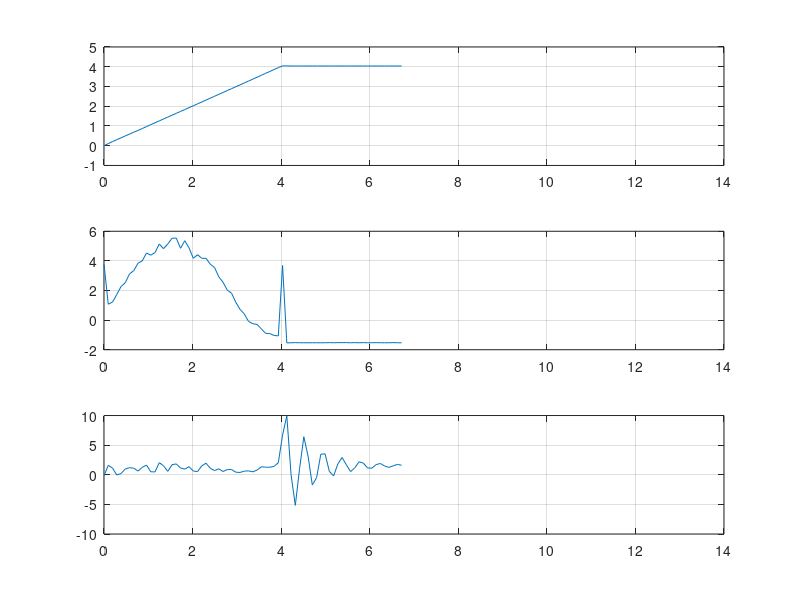

Recreate this plot in MATLAB.
clc; clear all; close all;

data = load('dob_data.txt');

figure
set(gcf,'Color',[1,1,1])
subplot(311)
plot(data(:,1), data(:,2));
grid on
xlim([0 14])

subplot(312)
plot(data(:,1), data(:,3));
grid on
xlim([0 14])

subplot(313)
plot(data(:,1), data(:,5));
grid on
xlim([0 14])